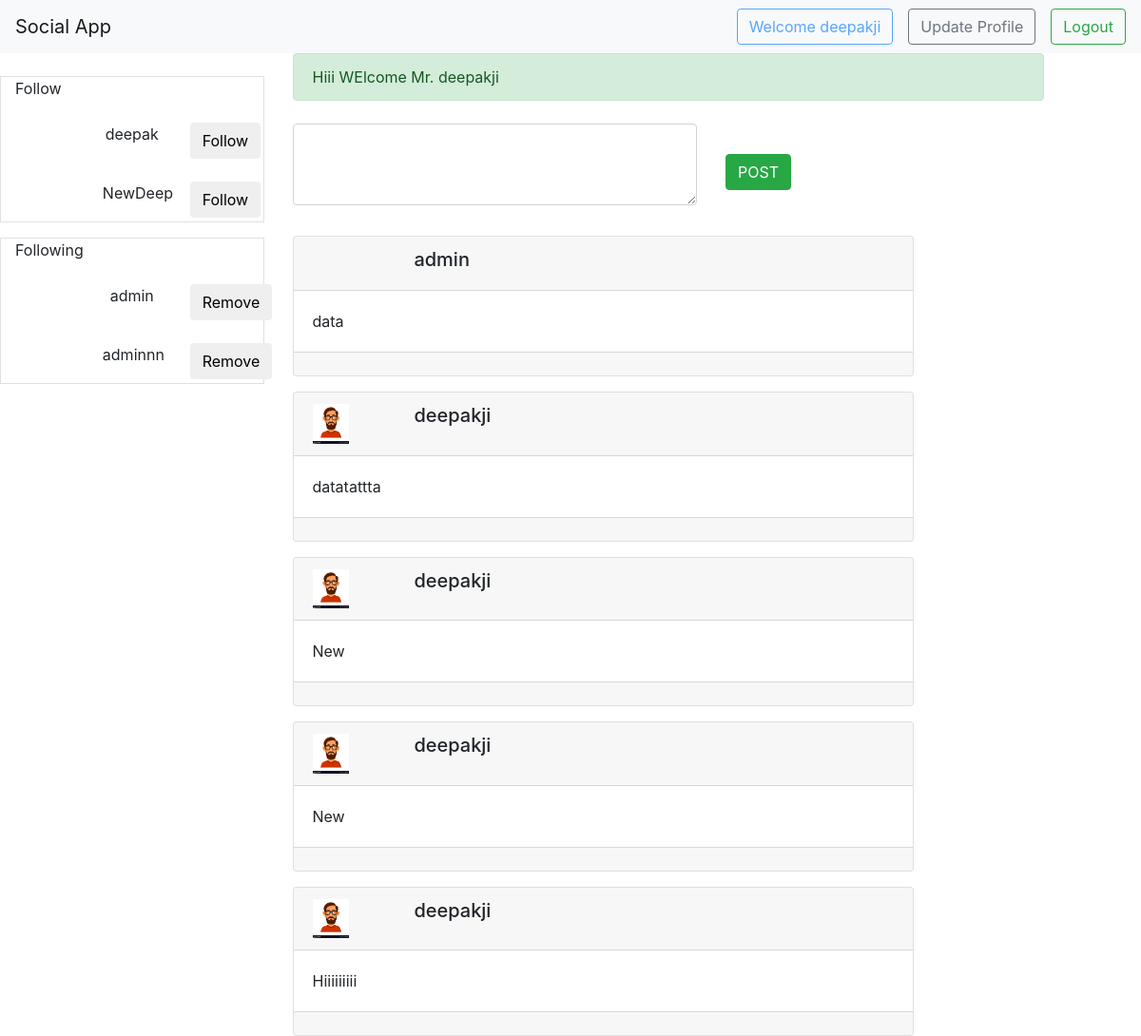
The app's page /feeds/ (signed in) with its own data.
### app/models.py (models this page shows, shortened)
class User(AbstractUser):
    username    = models.CharField(max_length=50, unique=True)
    first_name  = models.CharField(max_length=50, blank=True, null=True)
    last_name   = models.CharField(max_length=50, blank=True, null=True)
    email       = models.EmailField(unique=True)
    birth_date  = models.DateField(blank=True, null=True)
    profile_pic = models.ImageField(upload_to='profile/', blank=True, null=True)
    following   = models.ManyToManyField('app.User', related_name='follows')
    followed_by = models.ManyToManyField('app.User', related_name='followers')
    USERNAME_FIELD  = 'username'
    REQUIRED_FIELDS = ['email']

class Status(models.Model):
    status      = models.CharField(max_length=300,)
    created_by  = models.ForeignKey(User, on_delete=models.CASCADE, related_name='created_by')
    created_date_time = models.DateTimeField(auto_now_add=True)

### app/views.py (the view)
# urls.py: path('feeds/', views.feed, name="feeds"),
@login_required(login_url='/')
def feed(request):
    context = {}
    context['name'] = "deepak"
    obj = User.objects.get(id=request.user.id)
    follow = User.objects.exclude(id__in=[request.user.id]+[i.id for i in obj.following.all()])
    not_follow = User.objects.filter(id__in=[i.id for i in obj.following.all()])
    status = Status.objects.filter(created_by__in=[request.user.id]+[i.id for i in obj.following.all()])
    context['data'] = obj
    context['status'] = status
    context['follow'] = follow
    context['not_follow'] = not_follow
    if request.session.get('message') is None:
        messages.success(request, "Hiii WElcome Mr. {}".format(request.user.username))
        request.session['message'] = "YES"
    return render(request, 'app/feeds.html', context)

### app/templates/app/feeds.html (shortened to what this page needs)
{% extends 'base.html' %}
{% load static %}
{% block content %}
<div class="col-lg-8 col-md-8 col-sm-8 col-8">
    {% if messages %}
            {% for message in messages %}
                <div id="msg" class="alert {% if message.tags %}alert-{{ message.tags }}{% endif %}"
                        role="alert">{{ message }}</div>
            {% endfor %}
        {% endif %}
    <div class="row mt-4">
        <div class="col-lg-8 col-md-8 col-sm-8 col-8">
            <form method="POST" action="{% url 'post_status' %}">
                <div class="row">
                <div class="col-lg-10 col-md-10 col-sm-10 col-10">
                    <div class="form-group">
                    <textarea class="form-control" id="exampleFormControlTextarea1" rows="3" name="status"></textarea>
                    </div>
                </div>
                <div class="col-lg-2 col-md-2 col-sm-2 col-2 mt-4">
                    <div class="form-group mt-2">
                    <button type="submit" class="btn btn-success">POST</button>
                    </div>
                </div>
            </div>
            </form>
        </div>
    </div>
    {% for i in status %}
    <div class="row">
        <div class="col-10">
    <div class="card mt-3">
        <div class="card-header">
            <div class="row">
                <div class="col-2 status_pic">
                    {% if i.created_by.profile_pic.url is not None %}
                    <img alt="User Picture" src="{{i.created_by.profile_pic.url}}" />
                    {% endif %}
                </div>
                <div class="col-6 text-left">
                    <h5>{{i.created_by.username}}</h5>
                </div>
            </div>
        </div>
        <div class="card-body">
            {{i.status}}
        </div>
        <div class="card-footer">
        </div>
    </div>
</div>
    </div>
    {% endfor %}
</div>
{% endblock %}

### app/templates/base.html (shortened to what this page needs)
<!DOCTYPE html>
<html>
    <head>
        {% load static %}
        <link rel="stylesheet" href={% static 'app/css/bootstrap.min.css' %} />
        <link rel="stylesheet" href={% static 'app/css/style.css' %} />
    </head>
    <body>
        <nav class="navbar navbar-expand-lg navbar-light bg-light">
            <a class="navbar-brand" href="#">Social App</a>
            <div class="form-inline my-2 my-lg-0">
                {% if request.user.is_authenticated%}
                    <button class="btn btn-outline-primary my-2 mr-3 my-sm-0" disabled type="button" name="profile"> Welcome {{request.user.username}}</button>
                    <a href="{% url 'update' %}"><button class="btn btn-outline-secondary my-2 mr-3 my-sm-0" type="button" name="update"> Update Profile </button></a>
                    <a href="{% url 'logout' %}"><button class="btn btn-outline-success my-2 my-sm-0" type="button" name="logout"> Logout </button></a>
                {% else %}
                    <a href="{% url 'home' %}"><button class="btn btn-outline-success my-2 my-sm-0" type="button" name="login"> Login </button></a>
                {% endif %}
            </div>
        </nav>
        <div class="row">
        {% if request.user.is_authenticated%}
            <div class="col-lg-3 col-md-3 col-sm-3 col-3 mt-4">
                {% if follow|length > 0 %}
                <div class="col-lg-12 col-md-12 col-sm-12 col-12 border">
                    <div>Follow</div>
                {% for i in follow%}
                <div class="row mt-4 mb-1">
                    <div class="col-4 text-center">
                    </div>
                    <div class="col-4 text-center">
                        {{i.username}}
                    </div>
                    <div class="col-4">
                        <a href="{% url 'follow' id=i.id %}"><button type="button" class="btn btn-success-sm">Follow</button></a>
                    </div>
                </div>
                {% endfor %}
            </div>
            {% endif %}
            {% if not_follow|length > 0 %}
            <div class="col-lg-12 col-md-12 col-sm-12 col-12 mt-3 border">
                <div>Following</div>
                {% for i in not_follow%}
                <div class="row mt-4 mb-1">
                    <div class="col-4 text-center">
                    </div>
                    <div class="col-4  text-center">
                        {{i.username}}
                    </div>
                    <div class="col-4">
                        <a href="{% url 'unfollow' id=i.id %}"><button type="button" class="btn btn-success-sm">Remove</button></a>
                    </div>
                </div>
                {% endfor %}
            </div>
            {% endif %}
            </div>
            {% else %}
            <div class="col-lg-3 col-md-3 col-sm-3 col-3 mt-4">
            </div>
            {% endif %}
            {% block content %}
        {% endblock %}
        </div>
    </body>
</html>

### app/static/app/css/style.css (style rules this page uses)
.status_pic { overflow: hidden; border-radius: 20%; }
.status_pic img { width: 50%; height: auto; }

### records on screen
User: user.username "deepakji"
User: username "deepak"
User: username "NewDeep"
User: username "admin"
User: username "adminnn"
Status: created_by.username "admin", status "data"
Status: created_by.profile_pic (picture), created_by.username "deepakji", status "datatattta"
Status: created_by.profile_pic (picture), created_by.username "deepakji", status "New"
Status: created_by.profile_pic (picture), created_by.username "deepakji", status "New"
Status: created_by.profile_pic (picture), created_by.username "deepakji", status "Hiiiiiiiii"

### other values on screen
{{ message }} "Hiii WElcome Mr. deepakji"
